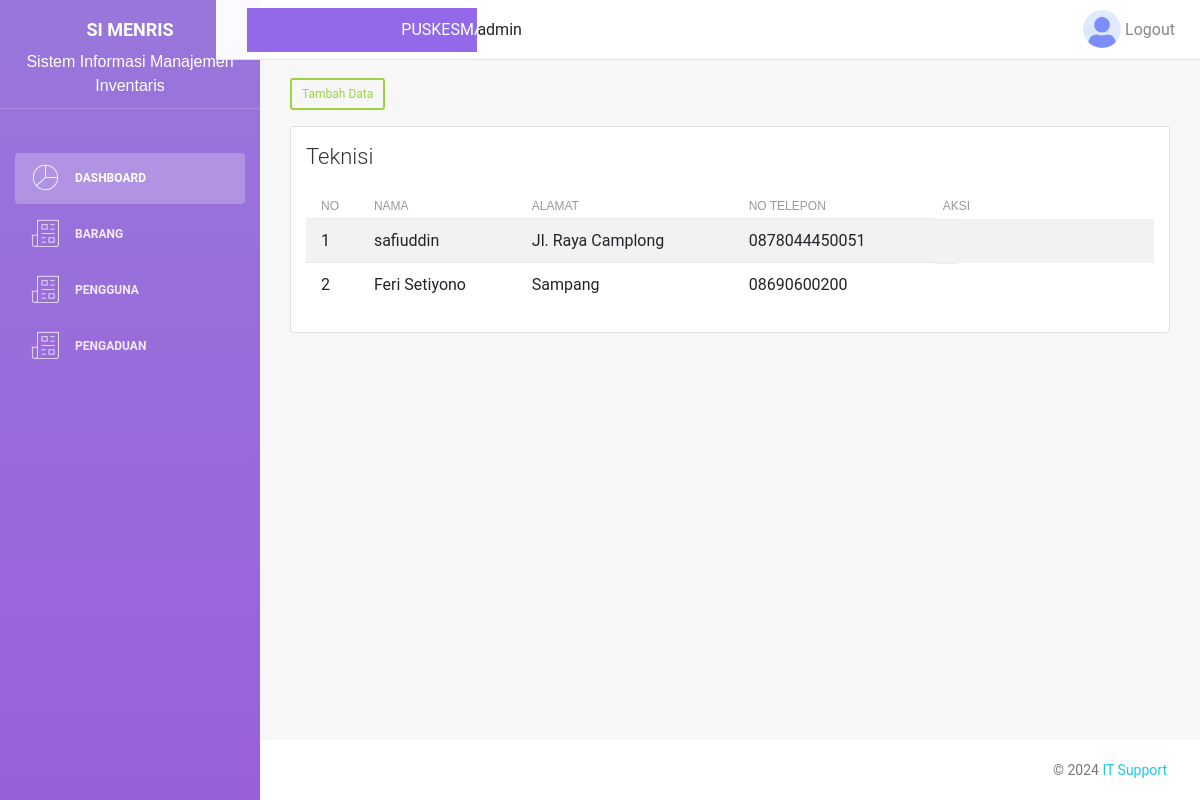
Screenshot of /data_teknisi/teknisi.php (signed in) with the database file from the repository.
### tables this page shows
CREATE TABLE `teknisi` (
  `id_teknisi` int(30) NOT NULL,
  `nama_teknisi` varchar(100) NOT NULL,
  `alamat` varchar(100) NOT NULL,
  `no_telepon` varchar(100) NOT NULL
);

### data_teknisi/teknisi.php (the view)
<?php
include_once __DIR__ . '/../config/config.php';
include_once __DIR__ . '/../layout/top_admin.php';
$result = mysqli_query($conn, "SELECT * from teknisi;
");
?>
                <div class="main-panel">
                    <div class="content">
                        <div class="container-fluid">
                            <div class="row">
                                <div class="col-md-12 mt-5">
                                <td class="button-group">
                                    <a class='btn btn-sm btn-Success mb-md-3 mr-10  ' href='../data_teknisi/add_data_teknisi.php'>Tambah Data</a>
                                </td>
                                    <div class="card">
                                        <div class="card-header">
                                            <h4 class="card-title">Teknisi</h4>
                                        </div>
                                        <div class="card-body">
                                        <table class="table table-hover table-striped w-100" id="table-1">
                                        <thead>
                                            <tr>
                                            <th>No</th>
                                            <th>nama</th>
                                            <th>Alamat</th>
                                            <th>no Telepon</th>
                                            <th style="width: 150">Aksi</th>
                                            </tr>
                                        </thead>
                                        <tbody>
                                        <?php
                                        while ($data = mysqli_fetch_array($result)) :
                                        ?>
                                        <tr>
                                        <td><?= $data['id_teknisi'] ?></td>
                                        <td><?= $data['nama_teknisi'] ?></td>
                                        <td><?= $data['alamat'] ?></td>
                                        <td><?= $data['no_telepon'] ?></td>
                                        <td>
                                        </tr>
                                        <?php
                                        endwhile;
                                        ?>
                                        </tbody>
                                        </table>
                                        </div>
                                    </div>
                                </div>
                            </div>
                        </div>
                    </div>
                </div>
            <?php
            include_once ('../layout/footer.php');
           ?>

### rows the page displays
teknisi: id_teknisi "1", nama_teknisi "safiuddin", alamat "Jl. Raya Camplong", no_telepon "0878044450051"
teknisi: id_teknisi "2", nama_teknisi "Feri Setiyono", alamat "Sampang", no_telepon "08690600200"

### other values shown
$_SESSION ['username'] "admin"
